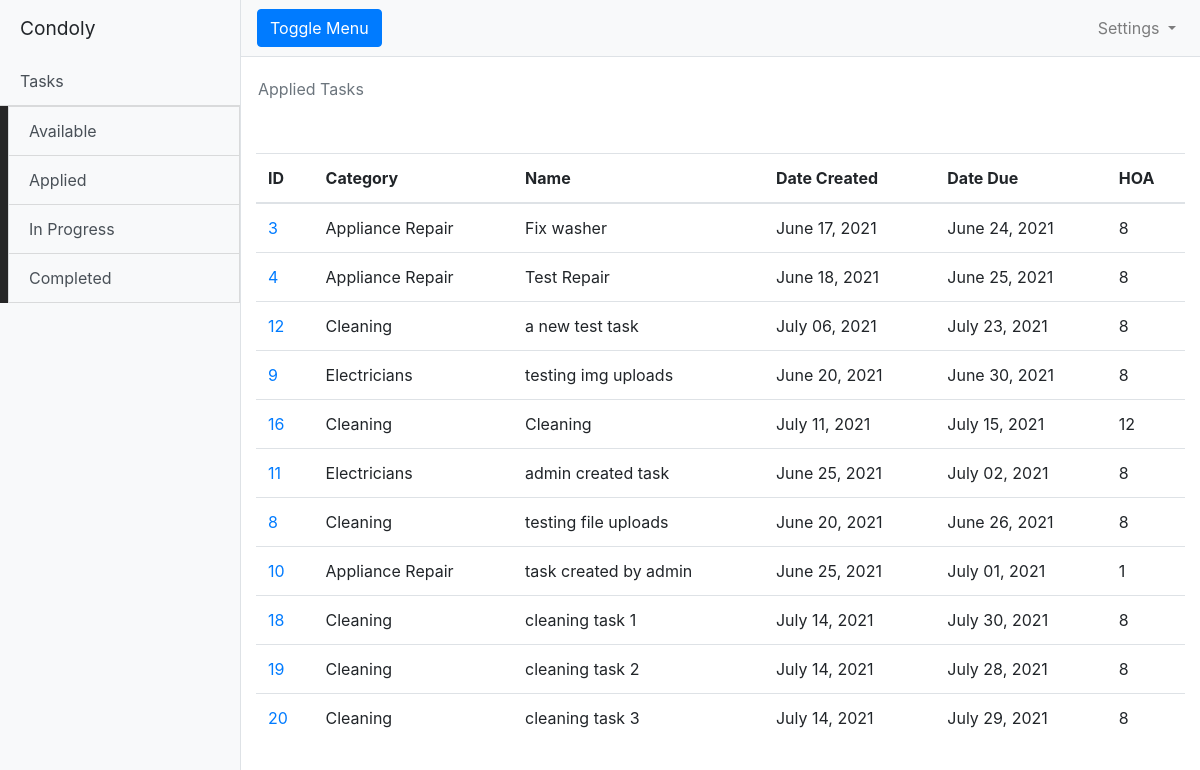
The app's page /vendor/tasks/applied (signed in) with its own data.
### model.py (models this page shows, shortened)
class Task:
    def __init__(self, name, category, description, due_by, status, user_id, org_id):
        self.name = name
        self.category = category
        self.description = description
        self.due_by = due_by
        self.status = status
        self.user_id = user_id
        self.org_id = org_id
        self.created_at = datetime.datetime.now()
        self.proposals = list()
        self.task_msgs = list()
        self.images = None
        self.vendors_assigned = []
        self.admin_approved = 'false'
        self.accepted_proposal_id = None

class Organization:
    def __init__(self, name, org_type):
        self.name = name
        self.org_type = org_type
        self.admin_approved = 'false'
        self.approval_type = 'new'

### app.py (the view, shortened to what this page needs)
@app.route('/vendor/tasks/<status>', methods=['GET'])
@app.route('/vendor/tasks', defaults={"status": None}, methods=['GET'])
def vendor_tasks(status):
    session = get_session()
    req = request.args.to_dict(flat=False)
    org = session.query(model.Organization).filter_by(id=flask_session["org_id"]).one()
    if org.admin_approved == 'false':
        flash('Still pending admin approval.')
        return redirect(url_for('org_profile'))
    categories = req.get("taskCategory", org.categories.split(', '))
    if status == 'applied':
        tasks = session.query(model.Task).filter(and_(model.Proposal.task_id == model.Task.id,
                                                      model.Proposal.org_id == flask_session["org_id"],
                                                      model.Task.status == 'Open',
                                                      model.Task.category.in_(categories))).all()
    elif status == 'completed':
        tasks = session.query(model.Task).filter(and_(model.Proposal.task_id == model.Task.id,
                                                      model.Proposal.org_id == flask_session["org_id"],
                                                      model.Task.status == 'Completed',
                                                      model.Task.category.in_(categories))).all()
    elif status == 'in-progress':
        tasks = session.query(model.Task).filter(and_(model.Proposal.task_id == model.Task.id,
                                                      model.Proposal.org_id == flask_session["org_id"],
                                                      model.Task.status == 'In Progress',
                                                      model.Task.category.in_(categories))).all()
    return render_template('vendor_list_tasks.html', tasks=tasks, status=status, categories=categories)

### app.py (called while the page is built)
@login_manager.user_loader
def load_user(user_id):
    if user_id is not None:
        session = get_session()
        return session.query(model.User).filter_by(id=user_id).one()
    return None

### templates/vendor_list_tasks.html (shortened to what this page needs)
{% extends "base.html" %}
{% block content %}
        <div class="row">
        <nav class="row">
        <nav class="navbar">
          <ol class="breadcrumb bg-white">
		  <li class="breadcrumb-item active" aria-current="page">{{status[0]|upper}}{{status[1:]}} Tasks</li>
          </ol>
	</nav>
        </nav>
        </div>
	  <table class="table" style="margin-top: 1rem;">
          <thead>
            <tr>
              <th scope="col">ID</th>
	      <th scope="col">Category</th>
	      <th scope="col">Name</th>
              <th scope="col">Date Created</th>
              <th scope="col">Date Due</th>
	      <th scope="col">HOA</th>
            </tr>
          </thead>
          <tbody>
	    {% for task in tasks %}
            <tr>
	      <td><a href="{{ url_for('view_task', id=task.id)   }}">{{ task.id  }}</a></td>
	      <td>{{ task.category  }}</td>
	      <td>{{ task.name }}</td>
	      <td>{{ task.created_at.strftime('%B %d, %Y') }}</td>
	      <td>{{ task.due_by.strftime('%B %d, %Y') }}</td>
	      <td>{{ task.hoa_org.id  }}</td>
            </tr>
	    {% endfor  %}
          </tbody>
          </table>
	  {% endblock  %}

### records on screen
Task: id "3", category "Appliance Repair", name "Fix washer", created_at "June 17, 2021", due_by "June 24, 2021", hoa_org.id "8"
Task: id "4", category "Appliance Repair", name "Test Repair", created_at "June 18, 2021", due_by "June 25, 2021", hoa_org.id "8"
Task: id "12", category "Cleaning", name "a new test task", created_at "July 06, 2021", due_by "July 23, 2021", hoa_org.id "8"
Task: id "9", category "Electricians", name "testing img uploads", created_at "June 20, 2021", due_by "June 30, 2021", hoa_org.id "8"
Task: id "16", category "Cleaning", name "Cleaning", created_at "July 11, 2021", due_by "July 15, 2021", hoa_org.id "12"
Task: id "11", category "Electricians", name "admin created task", created_at "June 25, 2021", due_by "July 02, 2021", hoa_org.id "8"
Task: id "8", category "Cleaning", name "testing file uploads", created_at "June 20, 2021", due_by "June 26, 2021", hoa_org.id "8"
Task: id "10", category "Appliance Repair", name "task created by admin", created_at "June 25, 2021", due_by "July 01, 2021", hoa_org.id "1"
Task: id "18", category "Cleaning", name "cleaning task 1", created_at "July 14, 2021", due_by "July 30, 2021", hoa_org.id "8"
Task: id "19", category "Cleaning", name "cleaning task 2", created_at "July 14, 2021", due_by "July 28, 2021", hoa_org.id "8"
Task: id "20", category "Cleaning", name "cleaning task 3", created_at "July 14, 2021", due_by "July 29, 2021", hoa_org.id "8"

### other values on screen
{{ status[0]|upper }} "A"
{{ status[1:] }} "pplied"
